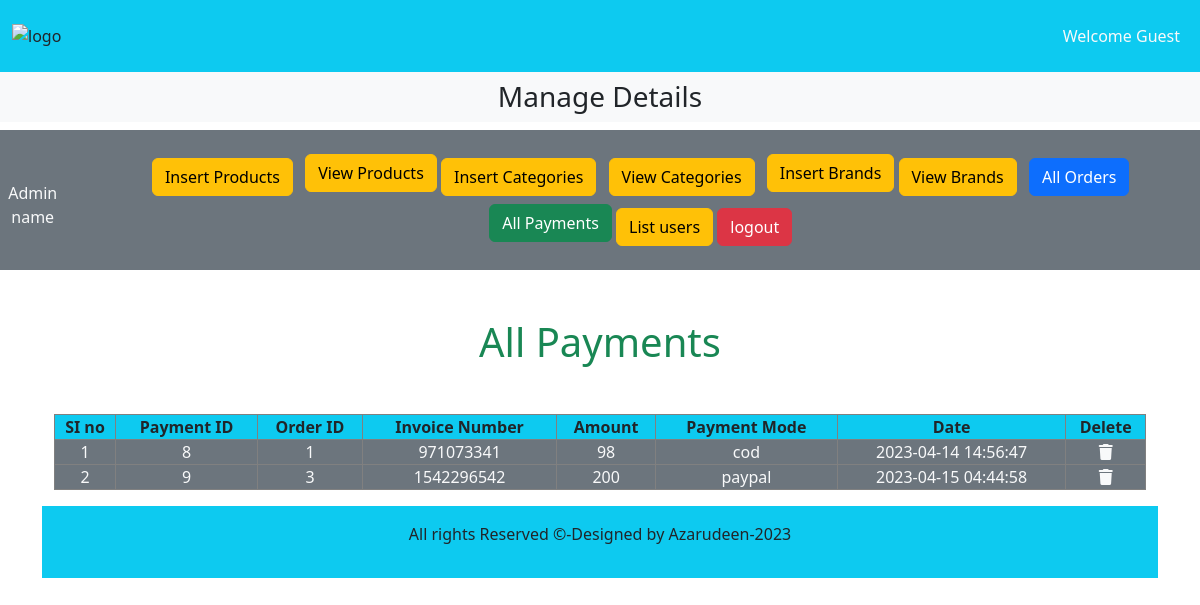
/admin.php?all_payments, run on the app's committed database.
### tables this page shows
CREATE TABLE `user_payments` (
  `payment_id` int(11) NOT NULL,
  `order_id` int(11) NOT NULL,
  `invoice_number` int(11) NOT NULL,
  `amount` int(255) NOT NULL,
  `payment_mode` varchar(255) NOT NULL,
  `date` timestamp NOT NULL DEFAULT current_timestamp() ON UPDATE current_timestamp()
);

### all_payments.php (the view)
<h1 class="text-center text-success">All Payments</h1>
<div class="container-md my-3">
<table class="table-bordered mt-5 w-100 p-3">
    <thead class="bg-info text-center">
        <tr>
            <th>SI no </th>
            <th>Payment ID</th>
            <th>Order ID</th>
            <th>Invoice Number</th>
            <th>Amount</th>
            <th>Payment Mode</th>
            <th>Date</th>
            <th>Delete</th>
        </tr>
        </thead>
        <tbody class="bg-secondary text-light">
        <?php
            $get_orders = "SELECT * FROM `user_payments`";
            $r = mysqli_query($c,$get_orders);
            $i=1;
            while($row=mysqli_fetch_assoc($r))
            {
                $payid = $row['payment_id'];
                $oid = $row['order_id'];
                $invoice = $row['invoice_number'];
                $amt = $row['amount'];
                $pm = $row['payment_mode'];
                $d = $row['date'];
            ?>
            <tr class='text-center'>
            <td><?php echo $i++; ?></td>
            <td><?php echo $payid; ?></td>
            <td><?php echo $oid; ?></td>
            <td><?php echo $invoice; ?></td>
            <td><?php echo $amt; ?></td>
            <td><?php echo $pm; ?></td>
            <td><?php echo $d; ?></td>
            <td><a href='admin.php?delete_payment=<?php echo $payid;?>' class='text-light'><i class='fa-solid fa-trash'></i></a></td>
            </tr>
            <?php
            }
            ?>
        </tbody>
        </table>

### css/style.css (style rules this page uses)
* { margin: 0; padding: 0; box-sizing: border-box; }

### data on the page
user_payments: payment_id "8", order "1", invoice_number "971073341", amount "98", payment_mode "cod", date "2023-04-14 14:56:47"
user_payments: payment_id "9", order "3", invoice_number "1542296542", amount "200", payment_mode "paypal", date "2023-04-15 04:44:58"
